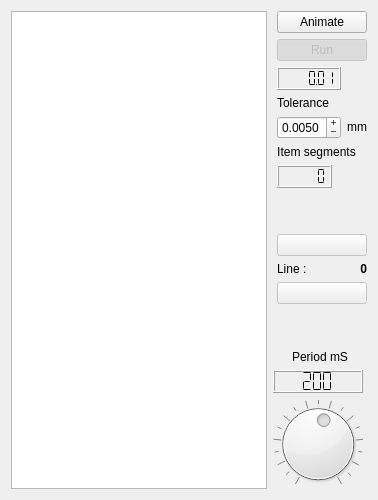
        <widget class="QWidget" name="tabGcode">
         <attribute name="title">
          <string>Visual</string>
         </attribute>
         <layout class="QHBoxLayout" name="horizontalLayout_14">
          <item>
           <layout class="QHBoxLayout" name="horizontalLayout_9">
            <item>
             <widget class="QPlainTextEdit" name="visuGcode">
              <property name="sizePolicy">
               <sizepolicy hsizetype="Preferred" vsizetype="Expanding">
                <horstretch>1</horstretch>
                <verstretch>0</verstretch>
               </sizepolicy>
              </property>
              <property name="toolTip">
               <string>Monitoring the progress of the animation gcode</string>
              </property>
              <property name="horizontalScrollBarPolicy">
               <enum>Qt::ScrollBarAsNeeded</enum>
              </property>
              <property name="lineWrapMode">
               <enum>QPlainTextEdit::NoWrap</enum>
              </property>
              <property name="readOnly">
               <bool>true</bool>
              </property>
              <property name="textInteractionFlags">
               <set>Qt::TextSelectableByKeyboard|Qt::TextSelectableByMouse</set>
              </property>
             </widget>
            </item>
            <item>
             <layout class="QVBoxLayout" name="verticalLayout_7">
              <item>
               <layout class="QVBoxLayout" name="verticalLayout_8">
                <property name="leftMargin">
                 <number>4</number>
                </property>
                <item>
                 <widget class="QPushButton" name="visualButton">
                  <property name="sizePolicy">
                   <sizepolicy hsizetype="Maximum" vsizetype="Maximum">
                    <horstretch>0</horstretch>
                    <verstretch>0</verstretch>
                   </sizepolicy>
                  </property>
                  <property name="maximumSize">
                   <size>
                    <width>90</width>
                    <height>16777215</height>
                   </size>
                  </property>
                  <property name="toolTip">
                   <string>animation of the scene 3D</string>
                  </property>
                  <property name="text">
                   <string>Animate</string>
                  </property>
                  <property name="checkable">
                   <bool>true</bool>
                  </property>
                  <property name="checked">
                   <bool>false</bool>
                  </property>
                 </widget>
                </item>
                <item>
                 <widget class="QPushButton" name="pauseButton">
                  <property name="enabled">
                   <bool>false</bool>
                  </property>
                  <property name="sizePolicy">
                   <sizepolicy hsizetype="Maximum" vsizetype="Maximum">
                    <horstretch>0</horstretch>
                    <verstretch>0</verstretch>
                   </sizepolicy>
                  </property>
                  <property name="maximumSize">
                   <size>
                    <width>90</width>
                    <height>16777215</height>
                   </size>
                  </property>
                  <property name="toolTip">
                   <string>Starting and stopping the animation</string>
                  </property>
                  <property name="text">
                   <string>Run</string>
                  </property>
                  <property name="checkable">
                   <bool>true</bool>
                  </property>
                  <property name="checked">
                   <bool>true</bool>
                  </property>
                 </widget>
                </item>
                <item>
                 <widget class="QLCDNumber" name="lcdTolerance">
                  <property name="enabled">
                   <bool>true</bool>
                  </property>
                  <property name="sizePolicy">
                   <sizepolicy hsizetype="Maximum" vsizetype="Fixed">
                    <horstretch>0</horstretch>
                    <verstretch>0</verstretch>
                   </sizepolicy>
                  </property>
                  <property name="palette">
                   <palette>
                    <active>
                     <colorrole role="Light">
                      <brush brushstyle="SolidPattern">
                       <color alpha="255">
                        <red>0</red>
                        <green>170</green>
                        <blue>0</blue>
                       </color>
                      </brush>
                     </colorrole>
                    </active>
                    <inactive>
                     <colorrole role="Light">
                      <brush brushstyle="SolidPattern">
                       <color alpha="255">
                        <red>255</red>
                        <green>255</green>
                        <blue>255</blue>
                       </color>
                      </brush>
                     </colorrole>
                    </inactive>
                    <disabled>
                     <colorrole role="Light">
                      <brush brushstyle="SolidPattern">
                       <color alpha="255">
                        <red>145</red>
                        <green>145</green>
                        <blue>145</blue>
                       </color>
                      </brush>
                     </colorrole>
                    </disabled>
                   </palette>
                  </property>
                  <property name="toolTip">
                   <string>interpolation tolerance for viewer 3D</string>
                  </property>
                  <property name="smallDecimalPoint">
                   <bool>true</bool>
                  </property>
                  <property name="digitCount">
                   <number>6</number>
                  </property>
                  <property name="segmentStyle">
                   <enum>QLCDNumber::Flat</enum>
                  </property>
                  <property name="value" stdset="0">
                   <double>0.010000000000000</double>
                  </property>
                 </widget>
                </item>
                <item>
                 <widget class="QLabel" name="labelTol">
                  <property name="sizePolicy">
                   <sizepolicy hsizetype="Maximum" vsizetype="Maximum">
                    <horstretch>0</horstretch>
                    <verstretch>0</verstretch>
                   </sizepolicy>
                  </property>
                  <property name="text">
                   <string>Tolerance</string>
                  </property>
                 </widget>
                </item>
                <item>
                 <layout class="QHBoxLayout" name="horizontalLayout_19">
                  <item>
                   <widget class="QDoubleSpinBox" name="doubleSpinBoxTol">
                    <property name="sizePolicy">
                     <sizepolicy hsizetype="Maximum" vsizetype="Maximum">
                      <horstretch>0</horstretch>
                      <verstretch>0</verstretch>
                     </sizepolicy>
                    </property>
                    <property name="maximumSize">
                     <size>
                      <width>200</width>
                      <height>16777215</height>
                     </size>
                    </property>
                    <property name="toolTip">
                     <string>interpolation tolerance for viewer 3D</string>
                    </property>
                    <property name="readOnly">
                     <bool>false</bool>
                    </property>
                    <property name="buttonSymbols">
                     <enum>QAbstractSpinBox::PlusMinus</enum>
                    </property>
                    <property name="decimals">
                     <number>4</number>
                    </property>
                    <property name="minimum">
                     <double>0.000100000000000</double>
                    </property>
                    <property name="maximum">
                     <double>1.000000000000000</double>
                    </property>
                    <property name="singleStep">
                     <double>0.010000000000000</double>
                    </property>
                    <property name="value">
                     <double>0.005000000000000</double>
                    </property>
                   </widget>
                  </item>
                  <item>
                   <widget class="QLabel" name="labelTolUnit">
                    <property name="sizePolicy">
                     <sizepolicy hsizetype="Maximum" vsizetype="Maximum">
                      <horstretch>0</horstretch>
                      <verstretch>0</verstretch>
                     </sizepolicy>
                    </property>
                    <property name="maximumSize">
                     <size>
                      <width>20</width>
                      <height>16777215</height>
                     </size>
                    </property>
                    <property name="text">
                     <string>mm</string>
                    </property>
                    <property name="alignment">
                     <set>Qt::AlignCenter</set>
                    </property>
                   </widget>
                  </item>
                 </layout>
                </item>
                <item>
                 <widget class="QLabel" name="labelSegments">
                  <property name="sizePolicy">
                   <sizepolicy hsizetype="Maximum" vsizetype="Maximum">
                    <horstretch>0</horstretch>
                    <verstretch>0</verstretch>
                   </sizepolicy>
                  </property>
                  <property name="text">
                   <string>Item segments</string>
                  </property>
                  <property name="alignment">
                   <set>Qt::AlignCenter</set>
                  </property>
                 </widget>
                </item>
                <item>
                 <widget class="QLCDNumber" name="lcdSegments">
                  <property name="enabled">
                   <bool>true</bool>
                  </property>
                  <property name="sizePolicy">
                   <sizepolicy hsizetype="Maximum" vsizetype="Fixed">
                    <horstretch>0</horstretch>
                    <verstretch>0</verstretch>
                   </sizepolicy>
                  </property>
                  <property name="palette">
                   <palette>
                    <active>
                     <colorrole role="Light">
                      <brush brushstyle="SolidPattern">
                       <color alpha="255">
                        <red>0</red>
                        <green>170</green>
                        <blue>0</blue>
                       </color>
                      </brush>
                     </colorrole>
                    </active>
                    <inactive>
                     <colorrole role="Light">
                      <brush brushstyle="SolidPattern">
                       <color alpha="255">
                        <red>255</red>
                        <green>255</green>
                        <blue>255</blue>
                       </color>
                      </brush>
                     </colorrole>
                    </inactive>
                    <disabled>
                     <colorrole role="Light">
                      <brush brushstyle="SolidPattern">
                       <color alpha="255">
                        <red>144</red>
                        <green>144</green>
                        <blue>144</blue>
                       </color>
                      </brush>
                     </colorrole>
                    </disabled>
                   </palette>
                  </property>
                  <property name="toolTip">
                   <string>interpolation number of segments for 3D</string>
                  </property>
                  <property name="smallDecimalPoint">
                   <bool>true</bool>
                  </property>
                  <property name="digitCount">
                   <number>5</number>
                  </property>
                  <property name="segmentStyle">
                   <enum>QLCDNumber::Flat</enum>
                  </property>
                 </widget>
                </item>
                <item>
                 <spacer name="verticalSpacer_2">
                  <property name="orientation">
                   <enum>Qt::Vertical</enum>
                  </property>
                  <property name="sizeHint" stdset="0">
                   <size>
                    <width>20</width>
                    <height>40</height>
                   </size>
                  </property>
                 </spacer>
                </item>
                <item>
                 <widget class="QPushButton" name="prevButton">
                  <property name="enabled">
                   <bool>false</bool>
                  </property>
                  <property name="sizePolicy">
                   <sizepolicy hsizetype="Maximum" vsizetype="Maximum">
                    <horstretch>0</horstretch>
                    <verstretch>0</verstretch>
                   </sizepolicy>
                  </property>
                  <property name="maximumSize">
                   <size>
                    <width>90</width>
                    <height>16777215</height>
                   </size>
                  </property>
                  <property name="toolTip">
                   <string>Up one line in the gcode</string>
                  </property>
                  <property name="text">
                   <string/>
                  </property>
                  <property name="icon">
                   <iconset>
                    <normaloff>:/img/up.PNG</normaloff>:/img/up.PNG</iconset>
                  </property>
                  <property name="checkable">
                   <bool>false</bool>
                  </property>
                  <property name="autoRepeat">
                   <bool>true</bool>
                  </property>
                  <property name="autoExclusive">
                   <bool>true</bool>
                  </property>
                  <property name="autoRepeatDelay">
                   <number>300</number>
                  </property>
                  <property name="autoRepeatInterval">
                   <number>100</number>
                  </property>
                 </widget>
                </item>
                <item>
                 <layout class="QHBoxLayout" name="horizontalLayout_16">
                  <item>
                   <widget class="QLabel" name="nline">
                    <property name="sizePolicy">
                     <sizepolicy hsizetype="Preferred" vsizetype="Maximum">
                      <horstretch>0</horstretch>
                      <verstretch>0</verstretch>
                     </sizepolicy>
                    </property>
                    <property name="text">
                     <string>Line :</string>
                    </property>
                   </widget>
                  </item>
                  <item>
                   <widget class="QLabel" name="lineCode">
                    <property name="sizePolicy">
                     <sizepolicy hsizetype="Preferred" vsizetype="Maximum">
                      <horstretch>0</horstretch>
                      <verstretch>0</verstretch>
                     </sizepolicy>
                    </property>
                    <property name="font">
                     <font>
                      <weight>75</weight>
                      <bold>true</bold>
                     </font>
                    </property>
                    <property name="toolTip">
                     <string>Current line gcode</string>
                    </property>
                    <property name="text">
                     <string>0</string>
                    </property>
                    <property name="alignment">
                     <set>Qt::AlignRight|Qt::AlignTrailing|Qt::AlignVCenter</set>
                    </property>
                   </widget>
                  </item>
                 </layout>
                </item>
                <item>
                 <widget class="QPushButton" name="nextButton">
                  <property name="enabled">
                   <bool>false</bool>
                  </property>
                  <property name="sizePolicy">
                   <sizepolicy hsizetype="Maximum" vsizetype="Maximum">
                    <horstretch>0</horstretch>
                    <verstretch>0</verstretch>
                   </sizepolicy>
                  </property>
                  <property name="maximumSize">
                   <size>
                    <width>90</width>
                    <height>16777215</height>
                   </size>
                  </property>
                  <property name="toolTip">
                   <string>Down one line in the gcode</string>
                  </property>
                  <property name="text">
                   <string/>
                  </property>
                  <property name="icon">
                   <iconset>
                    <normaloff>:/img/down.PNG</normaloff>:/img/down.PNG</iconset>
                  </property>
                  <property name="checkable">
                   <bool>false</bool>
                  </property>
                  <property name="autoRepeat">
                   <bool>true</bool>
                  </property>
                  <property name="autoExclusive">
                   <bool>true</bool>
                  </property>
                  <property name="autoRepeatDelay">
                   <number>300</number>
                  </property>
                  <property name="autoRepeatInterval">
                   <number>100</number>
                  </property>
                 </widget>
                </item>
               </layout>
              </item>
              <item>
               <spacer name="verticalSpacer_3">
                <property name="orientation">
                 <enum>Qt::Vertical</enum>
                </property>
                <property name="sizeHint" stdset="0">
                 <size>
                  <width>20</width>
                  <height>40</height>
                 </size>
                </property>
               </spacer>
              </item>
              <item>
               <widget class="QLabel" name="labelPeriod">
                <property name="sizePolicy">
                 <sizepolicy hsizetype="Preferred" vsizetype="Maximum">
                  <horstretch>0</horstretch>
                  <verstretch>0</verstretch>
                 </sizepolicy>
                </property>
                <property name="text">
                 <string>Period mS</string>
                </property>
                <property name="alignment">
                 <set>Qt::AlignCenter</set>
                </property>
                <property name="wordWrap">
                 <bool>true</bool>
                </property>
               </widget>
              </item>
              <item>
               <widget class="QLCDNumber" name="lcdPeriodAnim">
                <property name="sizePolicy">
                 <sizepolicy hsizetype="Preferred" vsizetype="Fixed">
                  <horstretch>0</horstretch>
                  <verstretch>0</verstretch>
                 </sizepolicy>
                </property>
                <property name="maximumSize">
                 <size>
                  <width>90</width>
                  <height>16777215</height>
                 </size>
                </property>
                <property name="font">
                 <font>
                  <weight>75</weight>
                  <bold>true</bold>
                 </font>
                </property>
                <property name="toolTip">
                 <string>Value of the period</string>
                </property>
                <property name="frameShape">
                 <enum>QFrame::Box</enum>
                </property>
                <property name="frameShadow">
                 <enum>QFrame::Raised</enum>
                </property>
                <property name="smallDecimalPoint">
                 <bool>false</bool>
                </property>
                <property name="digitCount">
                 <number>3</number>
                </property>
                <property name="segmentStyle">
                 <enum>QLCDNumber::Flat</enum>
                </property>
                <property name="intValue" stdset="0">
                 <number>200</number>
                </property>
               </widget>
              </item>
              <item>
               <widget class="QDial" name="dialPeriodRepeat">
                <property name="sizePolicy">
                 <sizepolicy hsizetype="Preferred" vsizetype="Maximum">
                  <horstretch>0</horstretch>
                  <verstretch>0</verstretch>
                 </sizepolicy>
                </property>
                <property name="maximumSize">
                 <size>
                  <width>90</width>
                  <height>90</height>
                 </size>
                </property>
                <property name="toolTip">
                 <string>Animation period mS</string>
                </property>
                <property name="minimum">
                 <number>60</number>
                </property>
                <property name="maximum">
                 <number>500</number>
                </property>
                <property name="singleStep">
                 <number>1</number>
                </property>
                <property name="pageStep">
                 <number>50</number>
                </property>
                <property name="value">
                 <number>300</number>
                </property>
                <property name="sliderPosition">
                 <number>300</number>
                </property>
                <property name="tracking">
                 <bool>false</bool>
                </property>
                <property name="orientation">
                 <enum>Qt::Horizontal</enum>
                </property>
                <property name="invertedAppearance">
                 <bool>false</bool>
                </property>
                <property name="invertedControls">
                 <bool>false</bool>
                </property>
                <property name="wrapping">
                 <bool>false</bool>
                </property>
                <property name="notchTarget">
                 <double>25.000000000000000</double>
                </property>
                <property name="notchesVisible">
                 <bool>true</bool>
                </property>
               </widget>
              </item>
             </layout>
            </item>
           </layout>
          </item>
         </layout>
        </widget>
